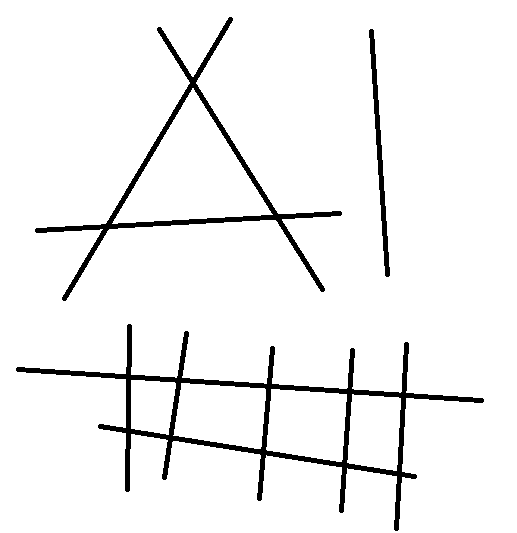
#> input picture backend/pic1.png, 517 x 533 px
$ python point.py
#> lines starting #> are read from the running program, lines starting #| are printed output that depends on the picture; after the words box and inside, x2 and y2 are one past the last pixel; in counts of white or black regions, pixels touching at a corner belong together
import time
import math

import cv2
import numpy as np
import itertools
import json
from scipy.spatial import cKDTree


def get_end_points(pnts, img):
    node_coords = []
    for p in pnts:
        x = p[0]
        y = p[1]
        n = 0
        n += img[y - 1, x]
        n += img[y - 1, x - 1]
        n += img[y - 1, x + 1]
        n += img[y, x - 1]
        n += img[y, x + 1]
        n += img[y + 1, x]
        n += img[y + 1, x - 1]
        n += img[y + 1, x + 1]
        n /= 255
        if n == 1:
            node_coords.append(p.tolist())
    return node_coords


def flat_segment_line(segment_line):
    segment_line = [segment_line[0][0], segment_line[0]
                    [1], segment_line[1][0], segment_line[1][1]]
    return segment_line


def dot_product(v1, v2):
    return sum((a*b) for a, b in zip(v1, v2))


def get_length(v):
    return math.sqrt(dot_product(v, v))


def get_angle(segment1, segment2):
    v1 = flat_segment_line(segment1)
    v2 = flat_segment_line(segment2)
    return math.degrees(math.acos(dot_product(v1, v2) / (get_length(v1) * get_length(v2))))


def get_precision(bin_inv, bin_line):
    conjs = (bin_inv + bin_line)
    n_agree = np.sum(conjs == 2)
    n_line = np.sum(bin_line == 1)
    precision = n_agree / n_line
    return precision


def filter_overlap(segment_dict):
    segment_combinations = itertools.combinations(segment_dict, 2)
    for couple_segment in segment_combinations:
        segment1, segment2 = couple_segment
        try:
            if segment_dict[segment1]['line'][0] in segment_dict[segment2]['line'] or segment_dict[segment1]['line'][1] in segment_dict[segment2]['line']:
                angle = get_angle(
                    segment_dict[segment1]['line'], segment_dict[segment2]['line'])
                if angle < 20:
                    if segment_dict[segment1]['precision'] > segment_dict[segment2]['precision']:
                        del segment_dict[segment2]
                    else:
                        del segment_dict[segment1]
        except:
            pass
    return segment_dict


def get_distance(p1, p2):
    return math.sqrt((p1[0]-p2[0])**2 + (p1[1]-p2[1])**2)


def det(a, b):
    return a[0] * b[1] - a[1] * b[0]


def find_intersection(line1, line2):
    xdiff = (line1[0][0] - line1[1][0], line2[0][0] - line2[1][0])
    ydiff = (line1[0][1] - line1[1][1], line2[0][1] - line2[1][1])
    div = det(xdiff, ydiff)
    if div != 0:
        d = (det(*line1), det(*line2))
        x = det(d, xdiff) / div
        y = det(d, ydiff) / div
        length1 = get_distance(line1[0], line1[1])
        length2 = get_distance(line2[0], line2[1])
        if get_distance([x,y],line1[0]) < length1 and get_distance([x,y],line1[1]) < length1 and get_distance([x,y],line2[0]) < length2 and get_distance([x,y],line2[1]) < length2:
            return [round(x), round(y)]


def detectLine(line, intersections):
    all_points = list(line) + intersections
    all_points.sort()
    listLine = []
    for i in range(0,len(all_points)-1):
        listLine.append([all_points[i], all_points[i+1]])
    return listLine

def detectArea(data):
    # =============== GET NODE COORDINATES AND SEGMENTS ============================
    raw_node_coords = data['node_coords']
    segments = data['segments']

    # =============== SCALE AND ROUND NODE COORDINATES =========================
    scale = 4
    node_coords = [[round(x*scale),round(y*scale)] for [x,y] in raw_node_coords]

    # =============== CREATE MATRIX =============================
    matrix = np.zeros((6000, 6000), 'uint8')

    # =============== DRAW SEGMENTS ============================
    for segment in segments:
        start_node = node_coords[segment[0]]
        end_node = node_coords[segment[1]]
        cv2.line(matrix, start_node, end_node,(255,0,0),2)

    # =============== MATRIX PREPROCESSING ==============================
    th, im_th = cv2.threshold(matrix, 127, 255, cv2.THRESH_BINARY_INV)
    # mask used to flood filling
    h, w = im_th.shape[:2] # notice the size needs to be 2 pixels than the image.
    mask = np.zeros((h+2, w+2), np.uint8)
    cv2.floodFill(matrix, mask, (0,0), 255) # floodfill from point (0, 0)
    matrix = cv2.bitwise_not(matrix) # invert foolfilled image

    # =============== FIND CONTOURS =============================
    contours, _ = cv2.findContours(matrix, cv2.RETR_EXTERNAL, cv2.CHAIN_APPROX_SIMPLE)

    surface_nodes = [] # list of nodes that make a surface
    surface_segments = [] # list of segments that make a surface
    surfaces = [] # list of many surfaces
    surface_names = [] # list of surface names

    # =============== FIND WHICH NODES THAT MAKE A SURFACE =============================
    for contour in contours:
        approx = cv2.approxPolyDP(contour, 0.009 * cv2.arcLength(contour, True), True)

        #convert array to list
        contour_list = approx.ravel()

        for i in range(0,len(contour_list)):
            if i % 2 == 0:
                x = contour_list[i]
                y = contour_list[i+1]
                min_var = 9999
                for num_node in range(0,len(node_coords)):
                    delta =  abs(x-node_coords[num_node][0]) + abs(y-node_coords[num_node][1])
                    if delta < min_var:
                        min_var = delta
                        true_node = num_node #node which have the smallest delta is the most correct point
                surface_nodes.append(true_node)

    # =============== FIND WHICH SEGMENTS THAT MAKE A SURFACE FROM THOSE NODES =============================
        surface_nodes_copy = surface_nodes.copy()
        surface_nodes_copy.append(surface_nodes[0])

        for i in range(0, len(surface_nodes)):
            segment1 = [surface_nodes_copy[i], surface_nodes_copy[i+1]]
            segment2 = [surface_nodes_copy[i+1], surface_nodes_copy[i]]
            for j in range(0, len(segments)):
                if segment1 == segments[j] or segment2 == segments[j]:
                    surface_segments.append(j)
                    break

        # if surface_segment != []:
        if len(surface_segments) >= 3:
            surfaces.append(surface_nodes)
            surface_names.append(None)
        surface_nodes = []
        surface_segments = []
        surface_nodes_copy = []

    data['surfaces'] = surfaces
    data['surface_names'] = surface_names
    return data

def detectPicture(file_name):
#> called with file_name = 'pic1.png'
    data = {
        "num_nodes": 0,
        "num_segments": 0,
        "node_coords": [],
        "node_names": [],
        "segments": [],
        "segment_names": [],
        "surfaces": [],
        "surface_names": [],
        "nodal_loads": [],
        "segment_loads": []
    }
    img = cv2.imread(file_name, cv2.IMREAD_GRAYSCALE)
#> img: shape (533, 517); 95.1% white; 3 black regions, box (x1, y1, x2, y2) and area: (16, 324, 484, 531) 7774, (35, 17, 342, 301) 4633, (369, 29, 390, 277) 1226
    img_for_bin = cv2.resize(img, (round(img.shape[1]), round(
        img.shape[0])), interpolation=cv2.INTER_AREA)
    bin_inv = cv2.bitwise_not(img_for_bin)  # flip image colors
    bin_inv = cv2.dilate(bin_inv, np.ones((5, 5)))
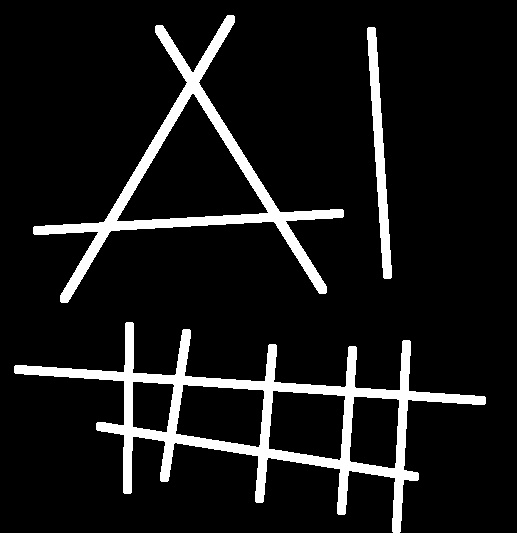
#> bin_inv: shape (533, 517); 9.4% white; 3 white regions, box (x1, y1, x2, y2) and area: (14, 322, 486, 533) 14413, (33, 15, 344, 303) 9286, (367, 27, 392, 279) 2318

    # ========================== FIND END POINTS =====================================
    th, img = cv2.threshold(
        img, 127, 255, cv2.THRESH_OTSU + cv2.THRESH_BINARY_INV)
#> th = 0
    img = cv2.ximgproc.thinning(img)
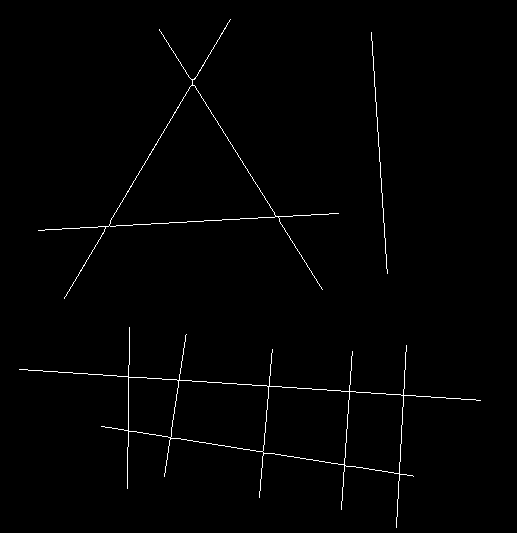
#> img: shape (533, 517); 0.96% white in thin lines or dots, all inside (x1, y1, x2, y2) = (19, 19, 481, 528)
    points = cv2.findNonZero(img)
#> points = contour of 2655 points, box (x1, y1, x2, y2) (19, 19, 481, 528), area 31718
    points = np.squeeze(points)
#> points = 2655 pairs, first value 19 to 480, second value 19 to 527
    node_coords = get_end_points(points, img)
#> the loop in get_end_points, `for p in pnts:` made 2655 passes
#> (x, y, n) on passes 1 to 3: (230, 19, 1), (229, 20, 2), (229, 21, 2)

    # =========================== FIND SEGMENTS ========================================
    segment_dict = {}
    count = 0
    lines = itertools.combinations(node_coords, 2)  # create all possible lines
    bin_inv = bin_inv / 255
    for line in lines:  # loop through each line
        # create a matrix to draw the line in
        bin_line = np.zeros_like(bin_inv)
        start, end = line  # grab endpoints
        cv2.line(bin_line, start, end, color=1, thickness=1)  # draw line
        precision = get_precision(bin_inv, bin_line)
        if precision > .9:
            segment_dict[count] = {"line": line, "precision": precision, "intersection":False}
            count += 1
#> this loop made 231 passes
#> line on passes 1 to 3: ([230, 19], [159, 29]), ([230, 19], [371, 32]), ([230, 19], [338, 213])
#> pass 1, in get_precision, `conjs = (bin_inv + bin_line)`:
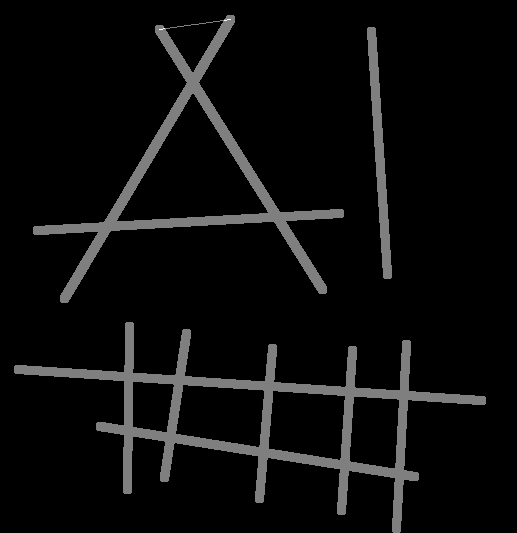
#> conjs: shape (533, 517) float64; min 0, max 2, mean 0.0947; drawn with min black and max white
#> after the loop:
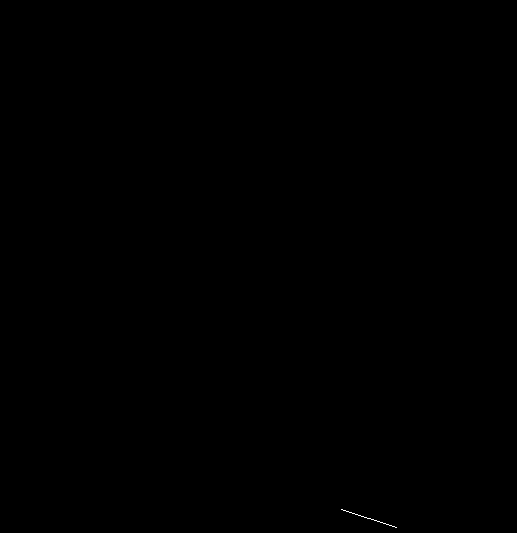
#> bin_line: shape (533, 517) float64; values 0 (black) and 1 (white), 0.02% white in thin lines or dots, all inside (x1, y1, x2, y2) = (341, 509, 397, 528)
    segment_dict = filter_overlap(segment_dict)
#> the loop in filter_overlap, `for couple_segment in segment_combinations:` made 55 passes
#> couple_segment on passes 1 to 12: (0, 1), (0, 2), (0, 3), (0, 4), (0, 5), (0, 6), (0, 7), (0, 8), (0, 9), (0, 10), (1, 2), (1, 3)
    # print(segment_dict)

    # =========================== FIND INTERSECTIONS =================================
    intersections = []
    bin_intersections = []
    segments = []
    s = time.time()
    for i in range(0, len(segment_dict)):
        inters_one_line = []
        segment1 = segment_dict[i]['line']
        for ii in range(0, len(segment_dict)):
            segment2 = segment_dict[ii]['line']
            intersection = find_intersection(segment1, segment2)
            if(intersection!= None):
                inters_one_line.append(intersection)
                segment_dict[i]['intersection'] = True
                segment_dict[ii]['intersection'] = True
                bin_intersections.append(intersection)
            subline = detectLine(segment_dict[i]['line'], inters_one_line)
        segments += subline
#> this loop made 11 passes
        # print(inters_one_line)

    print(f'time to find segments {time.time() - s} s')

    for i in range(0, len(segment_dict)):
        if(segment_dict[i]['intersection'] == False):
            segments.append(segment_dict[i]['line'])
    # print(len(segments))
    for intersection in bin_intersections:
        if intersection not in intersections:
            intersections.append(intersection)
#> this loop made 26 passes
#> intersection on passes 1 to 12: [192, 82], [107, 226], [192, 82], [277, 216], [107, 226], [277, 216], [128, 376], [128, 430], [179, 380], [170, 437], [403, 395], [399, 474]

    # print(intersections)

    node_coords = node_coords + intersections
    data["node_coords"] = node_coords
    data["num_nodes"] = len(data["node_coords"])
    data["node_names"] = [None]*data["num_nodes"]

    segment_list = []
    kdtree = cKDTree(data["node_coords"])
    for segment in segments:
        start_node, end_node = segment
        distances, ids = kdtree.query([start_node, end_node])
        if distances[0] < 1e-5 and distances[1] < 1e-5:
            segment_list.append(ids.tolist())
#> this loop made 38 passes
#> segment on passes 1 to 12: [[64, 298], [107, 226]], [[107, 226], [192, 82]], [[192, 82], [230, 19]], [[159, 29], [192, 82]], [[192, 82], [277, 216]], [[277, 216], [322, 289]], [[371, 32], [387, 273]], [[38, 230], [107, 226]], [[107, 226], [277, 216]], [[277, 216], [338, 213]], [[127, 488], [128, 376]], [[128, 376], [128, 430]]

    print(segment_list)
#> (printed output is left out)
    data["segments"] = segment_list
    data["num_segments"] = len(data["segments"])
    data["segment_names"] = [None]*data["num_segments"]
    return data

data = detectPicture('pic1.png')
data = detectArea(data)
#> the loop in detectArea, `for segment in segments:` made 38 passes
#> segment on passes 1 to 12: [7, 23], [23, 22], [22, 0], [1, 22], [22, 24], [24, 6], [2, 5], [4, 23], [23, 24], [24, 3], [18, 25], [25, 26]
#> after the loop in detectArea, `for segment in segments:`:
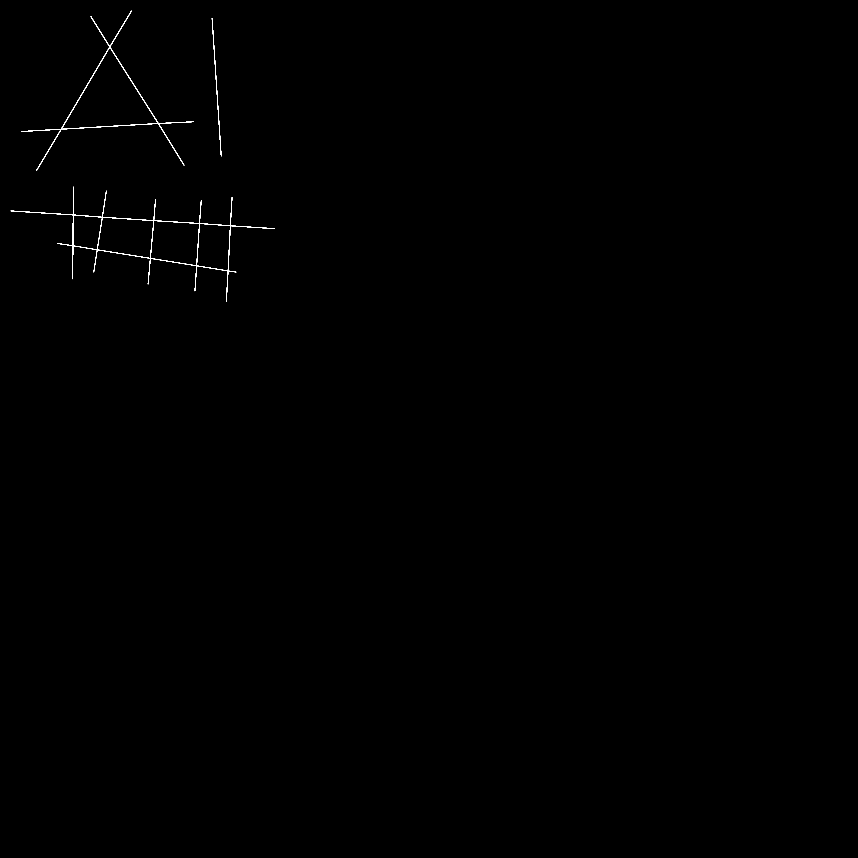
#> matrix: shape (6000, 6000) (shown at 1/7 size); 0.09% white; 3 white regions, box (x1, y1, x2, y2) and area: (75, 1307, 1922, 2110) 19073, (151, 75, 1354, 1194) 12051, (1483, 127, 1550, 1094) 2900
#> in detectArea, `th, im_th = cv2.threshold(matrix, 127, 255, cv2.THRESH_BINARY_INV)`:
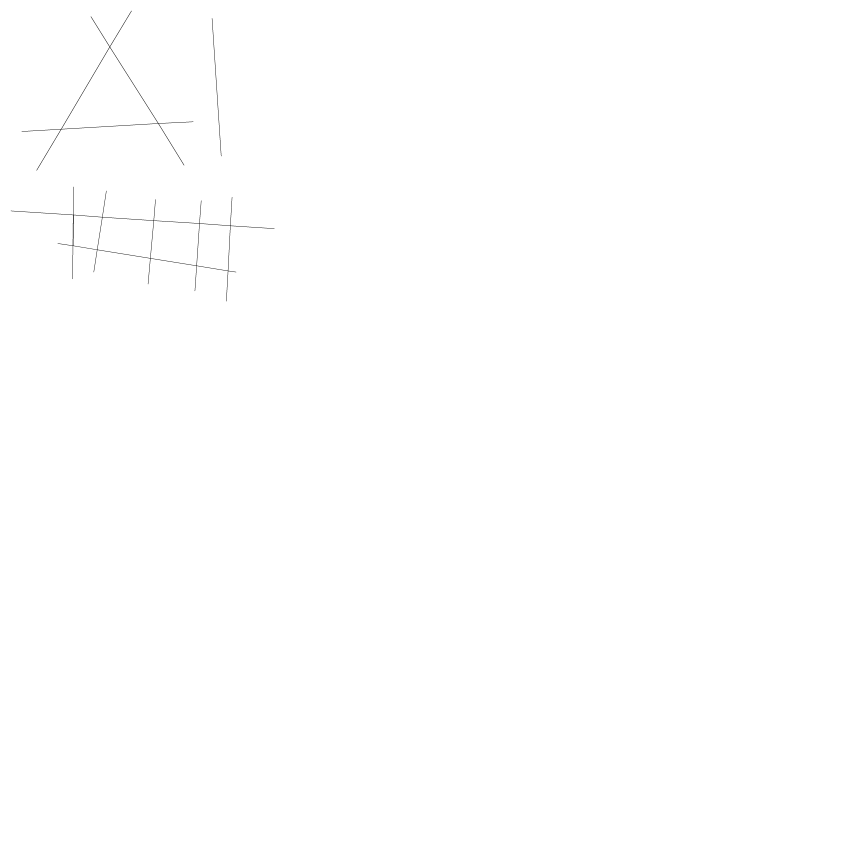
#> im_th: shape (6000, 6000) (shown at 1/7 size); 99.9% white; 3 black regions, box (x1, y1, x2, y2) and area: (75, 1307, 1922, 2110) 19073, (151, 75, 1354, 1194) 12051, (1483, 127, 1550, 1094) 2900
#> in detectArea, `cv2.floodFill(matrix, mask, (0,0), 255)`: matrix: shape (6000, 6000); 98.7% white; 5 black regions, box (x1, y1, x2, y2) and area: (432, 332, 1105, 903) 185843, (682, 1522, 1075, 1807) 89469, (1054, 1546, 1395, 1859) 89171, (1378, 1566, 1611, 1895) 65617, (514, 1506, 715, 1747) 40262
#> in detectArea, `matrix = cv2.bitwise_not(matrix)`:
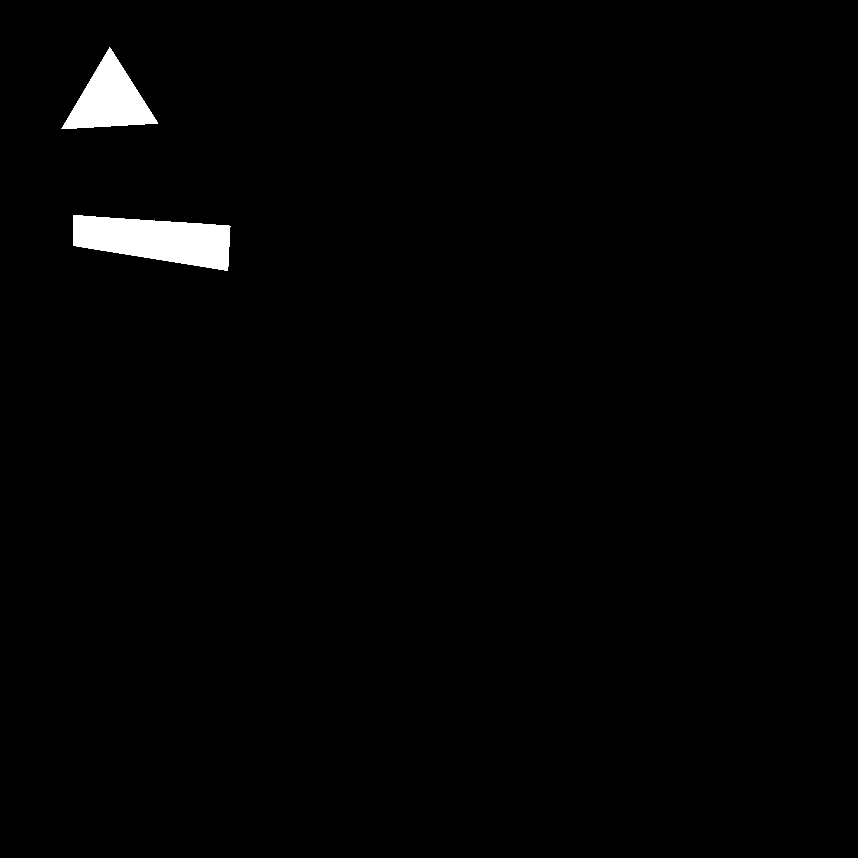
#> matrix: shape (6000, 6000) (shown at 1/7 size); 1.3% white; 5 white regions, box (x1, y1, x2, y2) and area: (432, 332, 1105, 903) 185843, (682, 1522, 1075, 1807) 89469, (1054, 1546, 1395, 1859) 89171, (1378, 1566, 1611, 1895) 65617, (514, 1506, 715, 1747) 40262
#> the loop in detectArea, `for contour in contours:` made 5 passes
print(data)
#> (printed output is left out)
with open('result.json', 'w') as outfile:
    json.dump(data, outfile)
